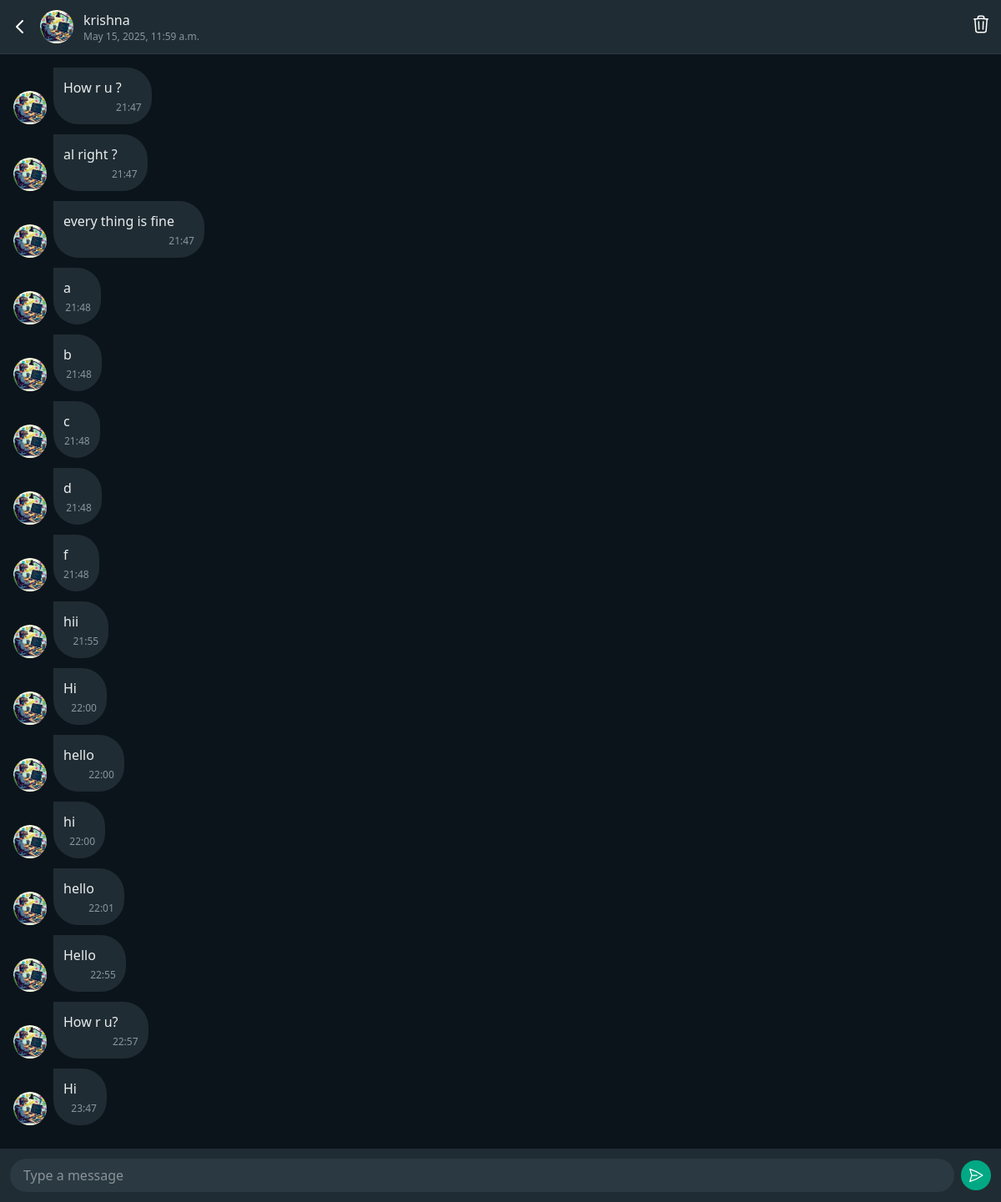
The app's page /chat/conversation/1 (signed in) with its own data.
### userauths/models.py (models this page shows, shortened)
class CustomUser(AbstractUser):
    username = models.CharField(
        max_length=20,
        unique=True,
        blank=False,
        validators=[
            RegexValidator(
                regex='^[a-zA-Z0-9_]+$',
                message='Username can only contain letters, numbers, and underscores',
                code='invalid_username'
            )
        ],
        help_text='Required 20 characters or fewer. Letters, digits and _ only.'
    )
    email = models.EmailField(
        unique=True,
        blank=False,
        help_text='Required. Must be a valid email address.'
    )
    bio = models.TextField(
        max_length=500,  # Increased from 100
        blank=True,  # Changed from False
        help_text='Tell us about yourself (500 characters max)'
    )
    avatar = models.ImageField(
        upload_to=userDirectoryPath,
        default='default.jpg',
        help_text='Profile picture (300x300 recommended)'
    )
    website = models.URLField(
        blank=True,
        default='',
        help_text='Your personal website'
    )
    facebook = models.URLField(
        blank=True,
        default='',
        help_text='Your Facebook profile URL'
    )
    instagram = models.URLField(  # Fixed typo from 'instagran'
        blank=True,
        default='',
        help_text='Your Instagram profile URL'
    )
    twitter = models.URLField(
        blank=True,
        default='',
        help_text='Your Twitter profile URL'
    )
    is_verified = models.BooleanField(
        default=False,
        help_text='Designates whether the user has verified their email'
    )
    last_activity = models.DateTimeField(
        auto_now=True,
        help_text='Last time the user was active'
    )
    USERNAME_FIELD = 'email'
    REQUIRED_FIELDS = ['username']  # Email is already required by default
    class Meta:
        verbose_name = 'User'
        verbose_name_plural = 'Users'
        ordering = ['-date_joined']

### chat/models.py (models this page shows, shortened)
class Messages(models.Model):  # Changed to singular form (convention for model naming)
    user = models.ForeignKey(CustomUser, on_delete=models.CASCADE, related_name='message_owner')
    sender = models.ForeignKey(CustomUser, on_delete=models.CASCADE, related_name='sent_messages')
    recipient = models.ForeignKey(CustomUser, on_delete=models.CASCADE, related_name='received_messages')
    body = models.TextField()
    created_at = models.DateTimeField(auto_now_add=True)  # More explicit than 'date'
    is_read = models.BooleanField(default=False)
    class Meta:
        ordering = ['-created_at']  # Default ordering for queries
        indexes = [
            models.Index(fields=['user', 'recipient']),  # For faster lookups
            models.Index(fields=['is_read']),
        ]
    @classmethod
    def getConversation(cls, user, partner_id):
        partner = CustomUser.objects.get(pk=partner_id)
        cls.objects.filter(
            user=user,          # Messages belonging to the current user (recipient's copy)
            sender=partner,     # Messages from this specific conversation partner
            recipient=user,     # Confirms these are received messages (not sent)
            is_read=False       # Only unread messages
        ).update(is_read=True)  # Marks them as read
        messages = cls.objects.filter(
            Q(user=user) &  # Only fetch messages belonging to current user
            (
                (Q(sender=user) & Q(recipient=partner)) |
                (Q(sender=partner) & Q(recipient=user))
            )
        ).order_by('created_at')
        for message in messages:
            if message.sender == user:
                recipient_copy = cls.objects.filter(
                    user=partner,
                    sender=user,
                    recipient=partner,
                    body=message.body,
                    created_at__range=(
                        message.created_at - timedelta(seconds=5),  # 5-second window before
                        message.created_at + timedelta(seconds=5)   # 5-second window after
                    )
                ).first()
                message.recipient_has_read = recipient_copy.is_read if recipient_copy else False
        return {
            'partner': partner,
            'messages': messages
        }

### chat/views.py (the view)
# urls.py: path('conversation/<int:partner_id>', ConversationView.as_view(), name='conversation'),
class ConversationView(LoginRequiredMixin, View):
    login_url = '/'  # Redirect URL if not authenticated
    redirect_field_name = 'next'  # Default (optional)
    def get(self, request, partner_id):
        conversation = Messages.getConversation(user=request.user, partner_id=partner_id)
        return render(request, 'chat/conversation.html', context={'conversation': conversation})

### templates/chat/conversation.html (shortened to what this page needs)
{% extends "chat/base.html" %} {% block content %}
<div
  class="flex flex-col h-screen bg-[#0B141A]"
  id="chat-container"
  data-conversation-id="{{ conversation.id }}"
  data-user-id="{{ request.user.id }}"
  data-user-name="{{ request.user.username }}"
  data-user-avatar="{{ request.user.avatar.url }}"
  data-recipient-id="{{ conversation.partner.id }}"
  data-recipient-name="{{ conversation.partner.username }}"
  data-recipient-avatar="{{ conversation.partner.avatar.url }}"
>
  {% if conversation.partner %}
  <div
    class="p-3 border-b border-[#2F3B43] bg-[#202C33] flex justify-between items-center"
  >
    <div>
      <div class="flex items-center space-x-3">
        <a
          href="{% url 'conversations-list' %}"
          class="text-white"
          title="Back"
        >
          <svg
            class="w-6 h-6"
            fill="none"
            stroke="currentColor"
            viewBox="0 0 24 24"
          >
            <path
              stroke-linecap="round"
              stroke-linejoin="round"
              stroke-width="2"
              d="M15 19l-7-7 7-7"
            ></path>
          </svg>
        </a>
        <img
          src="{{ conversation.partner.avatar.url|default:'/media/default.jpg' }}"
          alt="{{ conversation.partner.username }}"
          class="w-10 h-10 rounded-full object-cover"
          onerror="this.src='/static/images/default-avatar.jpg'"
        />
        <div>
          <h2 class="font-medium text-[#E9EDEF]">
            {{ conversation.partner.username }}
          </h2>
          <p class="text-xs text-[#8696A0]">
            {{ conversation.partner.last_activity }}
          </p>
        </div>
      </div>
    </div>
    <a href="{% url 'delete-conversation' conversation.partner.id %}">
      <button class="text-[#fff] cursor-pointer" title="Clear chats">
      </button>
    </a>
  </div>
  {% endif %}
  <div
    class="flex-1 overflow-y-auto p-4 space-y-2 bg-[#0B141A] bg-opacity-95"
    id="messages-container"
  >
    {% for message in conversation.messages %}
      <div
        class="flex items-end {% if message.sender == request.user %} justify-end flex-row-reverse {% else %} justify-start{% endif %} gap-2 mb-3"
      >
        <img
          src="{{ message.sender.avatar.url|default:'/media/default.jpg' }}"
          alt="{{ message.sender.username }}"
          class="w-10 h-10 rounded-full object-cover flex-shrink-0"
          onerror="this.src='/static/images/default-avatar.jpg'"
        />
        <div
          class="max-w-[65%] rounded-br-[30px] rounded-bl-[30px] p-3 {% if message.sender == request.user %}rounded-tl-[30px] bg-[#005C4B]{% else %}rounded-tr-[30px] bg-[#202C33]{% endif %} group relative"
        >
          <div class="relative">
            <p class="text-[#E9EDEF] pr-6">{{ message.body }}</p>
          </div>
          <p class="text-xs text-[#8696A0] text-right mt-1">
            {{ message.created_at|time:"H:i" }}
          </p>
        </div>
      </div>
    {% empty %}
      <div class="text-center text-[#8696A0] py-8">No messages yet</div>
    {% endfor %}
  </div>
  <div class="p-3 bg-[#202C33]">
    <form method="post" id="chat-form" class="flex items-center gap-2 w-full">
      <div class="flex-1 min-w-0">
        <input
          type="text"
          name="body"
          id="body"
          placeholder="Type a message"
          class="w-full bg-[#2A3942] text-[#E9EDEF] rounded-full px-4 py-2 focus:outline-none focus:ring-1 focus:ring-[#00A884]"
          autocomplete="off"
          required
        />
      </div>
      <button
        type="submit"
        class="shrink-0 bg-[#00A884] text-white rounded-full p-2 hover:bg-[#06CF9C] focus:outline-none focus:ring-1 focus:ring-white cursor-pointer"
        aria-label="Send message"
      >
        <svg
          xmlns="http://www.w3.org/2000/svg"
          class="h-5 w-5"
          fill="none"
          viewBox="0 0 24 24"
          stroke-width="1.5"
          stroke="currentColor"
          class="size-6"
        >
          <path
            stroke-linecap="round"
            stroke-linejoin="round"
            d="M6 12 3.269 3.125A59.769 59.769 0 0 1 21.485 12 59.768 59.768 0 0 1 3.27 20.875L5.999 12Zm0 0h7.5"
          />
        </svg>
      </button>
    </form>
  </div>
</div>
{% endblock content %}

### records on screen
CustomUser: partner.avatar (placeholder picture), partner.username "krishna", partner.last_activity "May 15, 2025, 11:59 a.m."
Messages: sender.avatar (placeholder picture), body "How r u ?", created_at "21:47"
Messages: sender.avatar (placeholder picture), body "al right ?", created_at "21:47"
Messages: sender.avatar (placeholder picture), body "every thing is fine", created_at "21:47"
Messages: sender.avatar (placeholder picture), body "a", created_at "21:48"
Messages: sender.avatar (placeholder picture), body "b", created_at "21:48"
Messages: sender.avatar (placeholder picture), body "c", created_at "21:48"
Messages: sender.avatar (placeholder picture), body "d", created_at "21:48"
Messages: sender.avatar (placeholder picture), body "f", created_at "21:48"
Messages: sender.avatar (placeholder picture), body "hii", created_at "21:55"
Messages: sender.avatar (placeholder picture), body "Hi", created_at "22:00"
Messages: sender.avatar (placeholder picture), body "hello", created_at "22:00"
Messages: sender.avatar (placeholder picture), body "hi", created_at "22:00"
Messages: sender.avatar (placeholder picture), body "hello", created_at "22:01"
Messages: sender.avatar (placeholder picture), body "Hello", created_at "22:55"
Messages: sender.avatar (placeholder picture), body "How r u?", created_at "22:57"
Messages: sender.avatar (placeholder picture), body "Hi", created_at "23:47"
